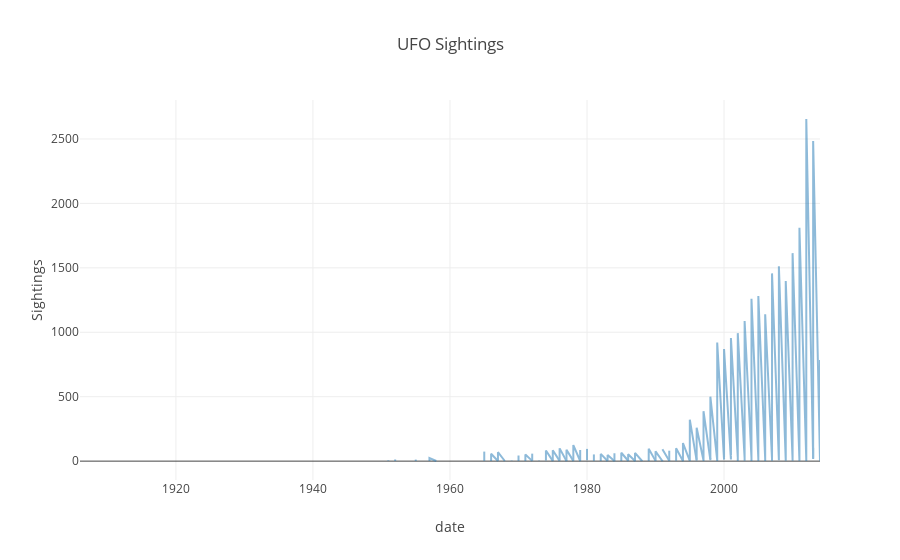

Here is the notebook cell this chart was saved with:
### Code cell
plotly.offline.init_notebook_mode(connected=True) # true = offline

layout = go.Layout(
    title = "UFO Sightings",
    yaxis = dict(
        title="Sightings"
    ),
    xaxis = dict(
        title = "date"
    )
)

data = go.Data([go.Scatter(
    x = df_groupby_date.sum()["date_custom"],
    y = df_groupby_date.sum()["sightings"],
    opacity=0.5
    ) 
])

def func2(y):
    return y

@interact(func2, y = 1.1)
def f(x):
    return x+" thinks dave is awesome"
interact(f, x=["USA", "UK"])

widgets.SelectMultiple(
    options=['Apples', 'Oranges', 'Pears'],
    value=['Oranges'],
    #rows=10,
    description='Fruits',
    disabled=False
)


fig = go.Figure(data=data, layout=layout)

plotly.offline.iplot(fig) # shows the plot offline

### Figure 1 — Plotly figure (JSON) as saved in the notebook; plotly's stock layout.template omitted (floating-point values rounded to 4 significant figures; data arrays with more than 128 entries replaced by an {"elided": "..."} marker saying what was removed)
{"data": [{"opacity": 0.5, "type": "scatter", "x": {"elided": "410 str values"}, "y": {"elided": "410 int values"}}], "layout": {"title": "UFO Sightings", "xaxis": {"title": "date"}, "yaxis": {"title": "Sightings"}}}
